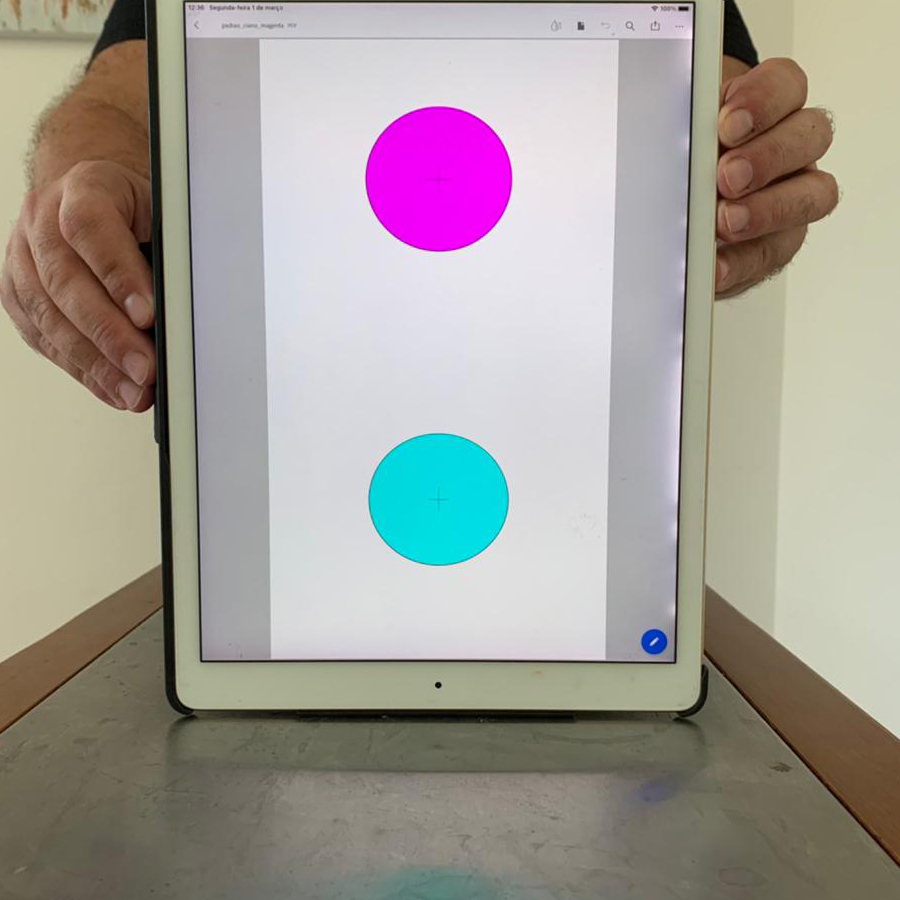
#> input picture img/angulo01.jpg, 900 x 900 px, given in place of the camera
$ python webcam.py
#> lines starting #> are read from the running program, lines starting #| are printed output that depends on the picture; after the words box and inside, x2 and y2 are one past the last pixel; in counts of white or black regions, pixels touching at a corner belong together
### fotogrametria.py
#!/usr/bin/python
# -*- coding: utf-8 -*-

# Este NÃO é um programa ROS

from __future__ import print_function, division

import cv2
import os,sys, os.path
import numpy as np
import math

def encontrar_foco(D,H,h):
    """Não mude ou renomeie esta função
    Entradas:
       D - distancia real da câmera até o objeto (papel)
       H - a distancia real entre os circulos (no papel)
       h - a distancia na imagem entre os circulos
    Saída:
       f - a distância focal da câmera
    """
    f = h*(D/H)

    return f

def segmenta_circulo_ciano(hsv):
    """Não mude ou renomeie esta função
    Entrada:
        hsv - imagem em hsv
    Saída:
        mask - imagem em grayscale com tudo em preto e os pixels do circulos ciano em branco
    """
    # Segmenta apenas a cor violeta
    menor = (int(160/2) - 10, 70, 70)
    maior = (int(240/2) + 10, 255, 255)
    mask_ciano = cv2.inRange(hsv, menor, maior)
    return mask_ciano


def segmenta_circulo_magenta(hsv):
    """Não mude ou renomeie esta função
    Entrada:
        hsv - imagem em hsv
    Saída:
        mask - imagem em grayscale com tudo em preto e os pixels do circulos magenta em branco
    """
    # Segmenta apenas a cor violeta
    menor = (130, 40, 40)
    maior = (175, 255, 255)
    mask_magenta = cv2.inRange(hsv, menor, maior)
    return mask_magenta
def encontrar_maior_contorno(segmentado):
    """Não mude ou renomeie esta função
    Entrada:
        segmentado - imagem em preto e branco
    Saída:
        contorno - maior contorno obtido (APENAS este contorno)
    """
    contornos, arvore = cv2.findContours(segmentado.copy(), cv2.RETR_TREE, cv2.CHAIN_APPROX_NONE)
    maior = None
    maior_area = 0
    for c in contornos:
        area = cv2.contourArea(c)
        if area > maior_area:
            maior_area = area
            maior = c

    return maior

def encontrar_centro_contorno(contorno):
    """Não mude ou renomeie esta função
    Entrada:
        contorno: um contorno (não o array deles)
    Saída:
        (Xcentro, Ycentro) - uma tuple com o centro do contorno (no formato 'int')!!!
    """

    M = cv2.moments(contorno)

    Xcentro = int(M["m10"] / M["m00"])
    Ycentro = int(M["m01"] / M["m00"])

    return (Xcentro, Ycentro)

def calcular_h(centro_ciano, centro_magenta):
    """Não mude ou renomeie esta função
    Entradas:
        centro_ciano - ponto no formato (X,Y)
        centro_magenta - ponto no formato (X,Y)
    Saída:
        distancia - a distancia Euclidiana entre os pontos de entrada
    """

    distX = centro_ciano[0] - centro_magenta[0]
    distY = centro_ciano[1] - centro_magenta[1]

    distancia = ( (distX)**2 + (distY)**2 )**0.5

    return distancia

def encontrar_distancia(f,H,h):
    """Não mude ou renomeie esta função
    Entrada:
        f - a distância focal da câmera
        H - A distância real entre os pontos no papel
        h - a distância entre os pontos na imagem
    Saída:
        D - a distância do papel até câmera
    """
    try:
        D = f*H/h
    except:
        D =0
    return D


def calcular_distancia_entre_circulos(img):
    """Não mude ou renomeie esta função
    Deve utilizar as funções acima para calcular a distancia entre os circulos a partir da imagem BGR
    Entradas:
        img - uma imagem no formato BGR
    Saídas:
        h - a distância entre os os circulos na imagem
        centro ciano - o centro do círculo ciano no formato (X,Y)
        centro_magenta - o centro do círculo magenta no formato (X,Y)
        img_contornos - a imagem com os contornos desenhados
    """
    try:
        img_contornos = img.copy()
        # Transformando para hsv
        img_hsv = cv2.cvtColor(img_contornos, cv2.COLOR_BGR2HSV)
        # magenta segmentada e ciano segmentado
        magenta_circle = segmenta_circulo_magenta(img_hsv)
        ciano_circle = segmenta_circulo_ciano(img_hsv)
        # encontrando o maior contorno segmentado
        magenta_contorno = encontrar_maior_contorno(magenta_circle)
        ciano_contorno = encontrar_maior_contorno(ciano_circle)
        # centro dos contornos
        centro_magenta = encontrar_centro_contorno(magenta_contorno)
        centro_ciano = encontrar_centro_contorno(ciano_contorno)
        # distância entre centros dos contornos
        h = calcular_h(centro_ciano, centro_magenta)
        # Desenhando os contornos
        cv2.drawContours(img_contornos, ciano_contorno, -1, (0, 0, 255), 3)
        cv2.drawContours(img_contornos, magenta_contorno, -1, (255, 0, 0), 3)
    except:
        h, centro_ciano, centro_magenta, img_contornos = 0,(0,0),(0,0),img

    return h, centro_ciano, centro_magenta, img_contornos

def calcular_angulo_com_horizontal_da_imagem(centro_ciano, centro_magenta):
    """Não mude ou renomeie esta função
        Deve calcular o angulo, em graus, entre o vetor formato com os centros do circulos e a horizontal.
    Entradas:
        centro_ciano - centro do círculo ciano no formato (X,Y)
        centro_magenta - centro do círculo magenta no formato (X,Y)
    Saídas:
        angulo - o ângulo entre os pontos em graus
    """

    # achando coordenadas do centro da magenta e do ciano
    xm, ym = centro_magenta[0], centro_magenta[1]
    xc, yc = centro_ciano[0], centro_ciano[1]
    # achando coordenadas do ponto médio
    xcm = (xm+xc)/2
    ycm = (ym+yc)/2

    # achando lados do triangulo
    l = ((xm-xc)**2+(ym-ycm)**2)**0.5
    l1 = xcm-xc
    l2 = ((xm-xcm)**2+(ym-ycm)**2)**0.5
    if l1 == 0 or l2 == 0:
        angulo = 0
    else:
        angulo = math.degrees(math.acos((l1**2 + l2**2 - l**2)/(2*l1*l2)))

    return angulo

### webcam.py
#!/usr/bin/python
# -*- coding: utf-8 -*-

# Este NÃO é um programa ROS

import cv2
import os,sys, os.path
import numpy as np
import fotogrametria

# ->>> !!!! FECHE A JANELA COM A TECLA ESC !!!! <<<<-

def calcular_angulo_e_distancia_na_image_da_webcam(img, f):
    """Não mude ou renomeie esta função
        ->>> !!!! FECHE A JANELA COM A TECLA ESC !!!! <<<<-
        deve receber a imagem da camera e retornar uma imagems com os contornos desenhados e os valores da distancia e o angulo.
    """
    h, centro_ciano, centro_magenta, img = fotogrametria.calcular_distancia_entre_circulos(img)
    # distância entre centros dos contornos
    h = fotogrametria.calcular_h(centro_ciano, centro_magenta)
    # Calculando D
    H = 14.5 #!!!!!!!!!!!!!!!!!!!!!!!! (unidade)
    D = fotogrametria.encontrar_distancia(f,H,h)
    # Calculando o ângulo
    angulo = fotogrametria.calcular_angulo_com_horizontal_da_imagem(centro_ciano, centro_magenta)

    return img, D, angulo

def desenhar_na_image_da_webcam(img, distancia, angulo):
    """Não mude ou renomeie esta função
        ->>> !!!! FECHE A JANELA COM A TECLA ESC !!!! <<<<-
        deve receber a imagem da camera e retornar uma imagems com os contornos desenhados e a distancia e o angulo escrito em um canto da imagem.
    """
    cv2.putText(img,"D = {0:.3f}cm".format(distancia),(10,50),cv2.FONT_HERSHEY_SIMPLEX,1,0)
    cv2.putText(img,"alfa = {0:.3f} graus".format(angulo),(10,80),cv2.FONT_HERSHEY_SIMPLEX,1,0)
    return img

if __name__ == "__main__":
    cv2.namedWindow("preview")
    vc = cv2.VideoCapture(0)

    ## -> Mude o Foco <- ##
    f = fotogrametria.encontrar_foco(45, 14.5, 301)

    if vc.isOpened(): # try to get the first frame
        rval, frame = vc.read()
#> frame is the input picture: shape (900, 900, 3); mean B, G, R 151, 156.6, 162.7
    else:
        rval = False

    while rval:
        img, distancia, angulo = calcular_angulo_e_distancia_na_image_da_webcam(frame, f)
#> in segmenta_circulo_magenta, `mask_magenta = cv2.inRange(hsv, menor, maior)`:
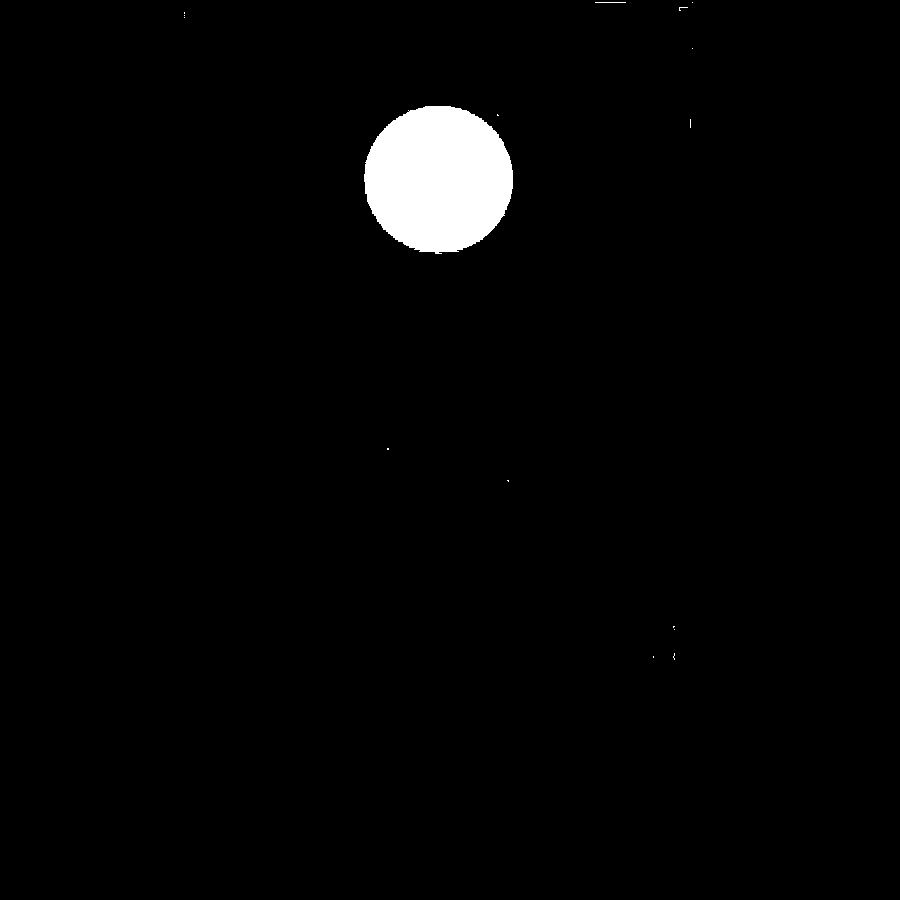
#> mask_magenta: shape (900, 900); 2.1% white; 16 white regions (14 under 20 px), largest, box (x1, y1, x2, y2) and area: (364, 106, 513, 254) 17240, (595, 2, 626, 3) 31
#> in segmenta_circulo_ciano, `mask_ciano = cv2.inRange(hsv, menor, maior)`:
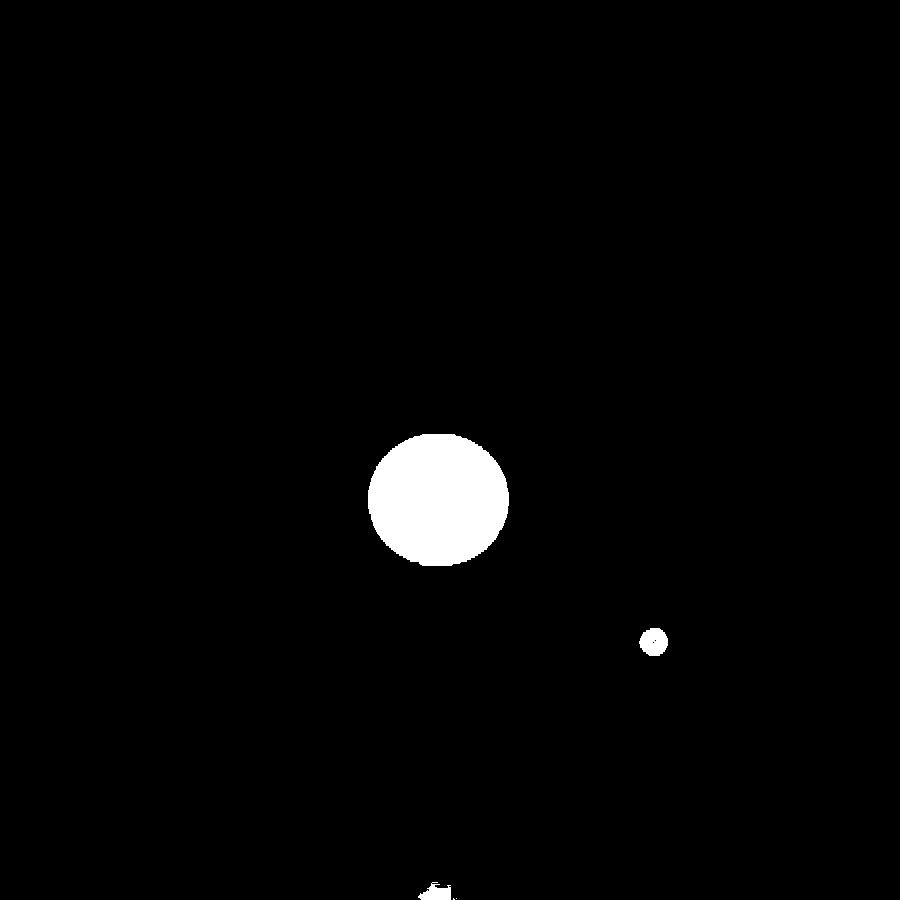
#> mask_ciano: shape (900, 900); 1.9% white; 5 white regions (2 under 20 px)
#> in encontrar_maior_contorno, `contornos, arvore = cv2.findContours(segmentado.copy(), cv2.RETR_TREE,..`: contornos = 16 contours, 15 with area under 20; largest, box (x1, y1, x2, y2) and area: (364, 106, 513, 254) 17004; arvore = 16 rows, first 6: [1, -1, -1, -1], [2, 0, -1, -1], [3, 1, -1, -1], [4, 2, -1, -1], [5, 3, -1, -1], [6, 4, -1, -1]
#> the loop in encontrar_maior_contorno, `for c in contornos:` made 16 passes
#> (area, maior_area) on pass 9: (17004.5, 17004.5)
#> after the loop in encontrar_maior_contorno, `for c in contornos:`: maior = contour of 469 points, box (x1, y1, x2, y2) (364, 106, 513, 254), area 17004; maior_area = 17004.5
#> in calcular_distancia_entre_circulos, `magenta_contorno = encontrar_maior_contorno(magenta_circle)`: magenta_contorno has the same summary as maior in encontrar_maior_contorno
#> in encontrar_maior_contorno (call 2), `contornos, arvore = cv2.findContours(segmentado.copy(), cv2.RETR_TREE,..`: contornos = 7 contours, 4 with area under 20; largest, box (x1, y1, x2, y2) and area: (368, 434, 509, 566) 14557, (639, 628, 668, 656) 584, (418, 882, 451, 900) 323; arvore = [[1, -1, -1, -1], [2, 0, -1, -1], [3, 1, -1, -1], [6, 2, 4, -1], [5, -1, -1, 3], [-1, 4, -1, 3], [-1, 3, -1, -1]]
#> the loop in encontrar_maior_contorno (call 2), `for c in contornos:` made 7 passes
#> (area, maior_area) on passes 3, 4, 7: (323, 323), (584.5, 584.5), (14557, 14557)
#> in calcular_distancia_entre_circulos, `ciano_contorno = encontrar_maior_contorno(ciano_circle)`: ciano_contorno = contour of 424 points, box (x1, y1, x2, y2) (368, 434, 509, 566), area 14557
#> in encontrar_centro_contorno, `M = cv2.moments(contorno)`: M = moments, m00 17004.5, centre m10/m00, m01/m00 = (438.2, 178.7)
#> in encontrar_centro_contorno, `Xcentro = int(M["m10"] / M["m00"])`: Xcentro = 438
#> in encontrar_centro_contorno, `Ycentro = int(M["m01"] / M["m00"])`: Ycentro = 178
#> in calcular_distancia_entre_circulos, `centro_magenta = encontrar_centro_contorno(magenta_contorno)`: centro_magenta = (438, 178)
#> in calcular_distancia_entre_circulos, `centro_ciano = encontrar_centro_contorno(ciano_contorno)`: centro_ciano = (437, 499)
#> in calcular_h, `distX = centro_ciano[0] - centro_magenta[0]`: distX = -1
#> in calcular_h, `distY = centro_ciano[1] - centro_magenta[1]`: distY = 321
#> in calcular_distancia_entre_circulos, `cv2.drawContours(img_contornos, magenta_contorno, -1, (255, 0, 0), 3)`:
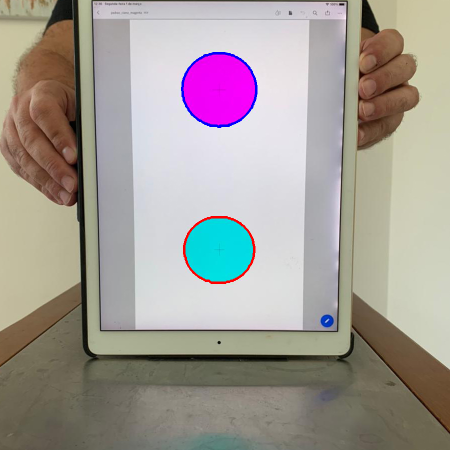
#> img_contornos: shape (900, 900, 3) (shown at 1/2 size); mean B, G, R 150.6, 155.7, 162.4
#> in calcular_angulo_e_distancia_na_image_da_webcam, `h, centro_ciano, centro_magenta, img = fotogrametria.calcular_distanci..`: centro_ciano = (437, 499); centro_magenta = (438, 178)
#> in encontrar_distancia, `D = f*H/h`: D = 42.2
#> in calcular_angulo_com_horizontal_da_imagem, `xm, ym = centro_magenta[0], centro_magenta[1]`: xm = 438; ym = 178
#> in calcular_angulo_com_horizontal_da_imagem, `xc, yc = centro_ciano[0], centro_ciano[1]`: xc = 437; yc = 499
#> in calcular_angulo_com_horizontal_da_imagem, `xcm = (xm+xc)/2`: xcm = 437.5
#> in calcular_angulo_com_horizontal_da_imagem, `ycm = (ym+yc)/2`: ycm = 338.5
#> in calcular_angulo_com_horizontal_da_imagem, `l = ((xm-xc)**2+(ym-ycm)**2)**0.5`: l = 160.5
#> in calcular_angulo_com_horizontal_da_imagem, `l1 = xcm-xc`: l1 = 0.5
#> in calcular_angulo_com_horizontal_da_imagem, `l2 = ((xm-xcm)**2+(ym-ycm)**2)**0.5`: l2 = 160.5
#> in calcular_angulo_com_horizontal_da_imagem, `angulo = math.degrees(math.acos((l1**2 + l2**2 - l**2)/(2*l1*l2)))`: angulo = 90.18
#> distancia = 42.2; angulo = 90.18
        img = desenhar_na_image_da_webcam(img, distancia, angulo)
#> in desenhar_na_image_da_webcam, `cv2.putText(img,"alfa = {0:.3f} graus".format(angulo),(10,80),cv2.FONT..`:
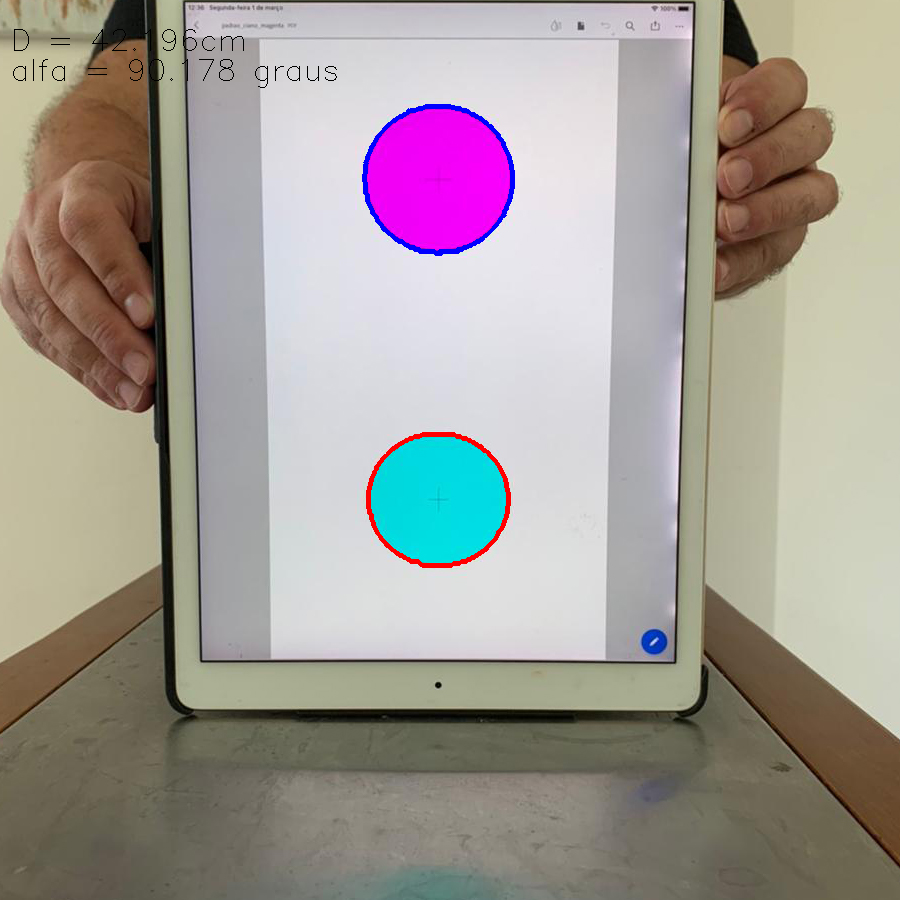
#> img: shape (900, 900, 3); mean B, G, R 150.4, 155.5, 162.2
        cv2.imshow("preview", img)
        rval, frame = vc.read()
        key = cv2.waitKey(20)
#> (key Esc is pressed here)
        if key == 27: # exit on ESC
            break

    cv2.destroyWindow("preview")
    vc.release()
